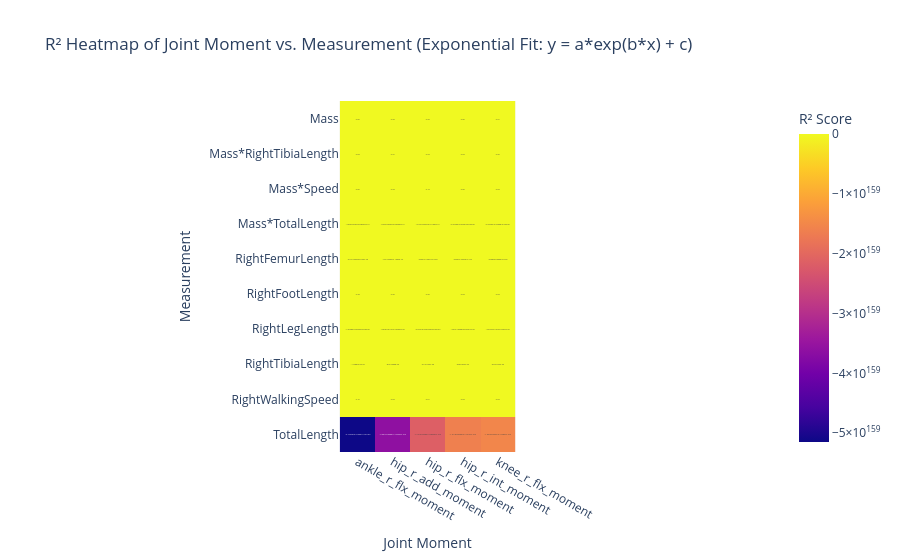

Notebook cell for this chart:
### Code cell
#| label: fig-exp-heatmap

exponential_fit_pivot = fit_results.filter(pl.col("fit_type") == "Exponential").to_pandas().pivot(
    index="measurement",
    columns="moment",
    values="r2",
)
fig = px.imshow(
    exponential_fit_pivot,
    text_auto=".2f",
    labels=dict(x="Joint Moment", y="Measurement", color="R² Score"),
    title="R² Heatmap of Joint Moment vs. Measurement (Exponential Fit: y = a*exp(b*x) + c)"
)

fig.show()

### Figure 1 — Plotly figure (JSON) as saved in the notebook; plotly's stock layout.template omitted (floating-point values rounded to 4 significant figures)
{"data": [{"coloraxis": "coloraxis", "hovertemplate": "Joint Moment: %{x}<br>Measurement: %{y}<br>R² Score: %{z}<extra></extra>", "name": "0", "texttemplate": "%{z:.2f}", "type": "heatmap", "x": ["ankle_r_flx_moment", "hip_r_add_moment", "hip_r_flx_moment", "hip_r_int_moment", "knee_r_flx_moment"], "xaxis": "x", "y": ["Mass", "Mass*RightTibiaLength", "Mass*Speed", "Mass*TotalLength", "RightFemurLength", "RightFootLength", "RightLegLength", "RightTibiaLength", "RightWalkingSpeed", "TotalLength"], "yaxis": "y", "z": [[0.5548, 0.2928, 0.2892, 0.04731, 0.9068], [0.5317, 0.3097, 0.2393, 0.0445, 0.9213], [0.5471, 0.2255, 0.1309, 9.026e-06, 0.5319], [-7.555e+61, -5.288e+61, -3.153e+61, -2.371e+61, -2.237e+61], [-213600000000000.0, -151000000000000.0, -76660000000000.0, -70240000000000.0, -67390000000000.0], [0.4328, 0.1998, 0.2041, 0.04406, 0.6297], [-1.406e+61, -9.939e+60, -5.045e+60, -4.622e+60, -4.435e+60], [-114900000.0, -83150000.0, -41400000.0, -38560000.0, -36490000.0], [0.1487, 0.0359, 0.006282, 0.03893, 0.04034], [-5.146e+159, -3.602e+159, -2.148e+159, -1.615e+159, -1.523e+159]]}], "layout": {"coloraxis": {"colorbar": {"title": {"text": "R² Score"}}, "colorscale": [[0, "#0d0887"], [0.1111, "#46039f"], [0.2222, "#7201a8"], [0.3333, "#9c179e"], [0.4444, "#bd3786"], [0.5556, "#d8576b"], [0.6667, "#ed7953"], [0.7778, "#fb9f3a"], [0.8889, "#fdca26"], [1, "#f0f921"]]}, "title": {"text": "R² Heatmap of Joint Moment vs. Measurement (Exponential Fit: y = a*exp(b*x) + c)"}, "xaxis": {"anchor": "y", "constrain": "domain", "domain": [0, 1], "scaleanchor": "y", "title": {"text": "Joint Moment"}}, "yaxis": {"anchor": "x", "autorange": "reversed", "constrain": "domain", "domain": [0, 1], "title": {"text": "Measurement"}}}}
